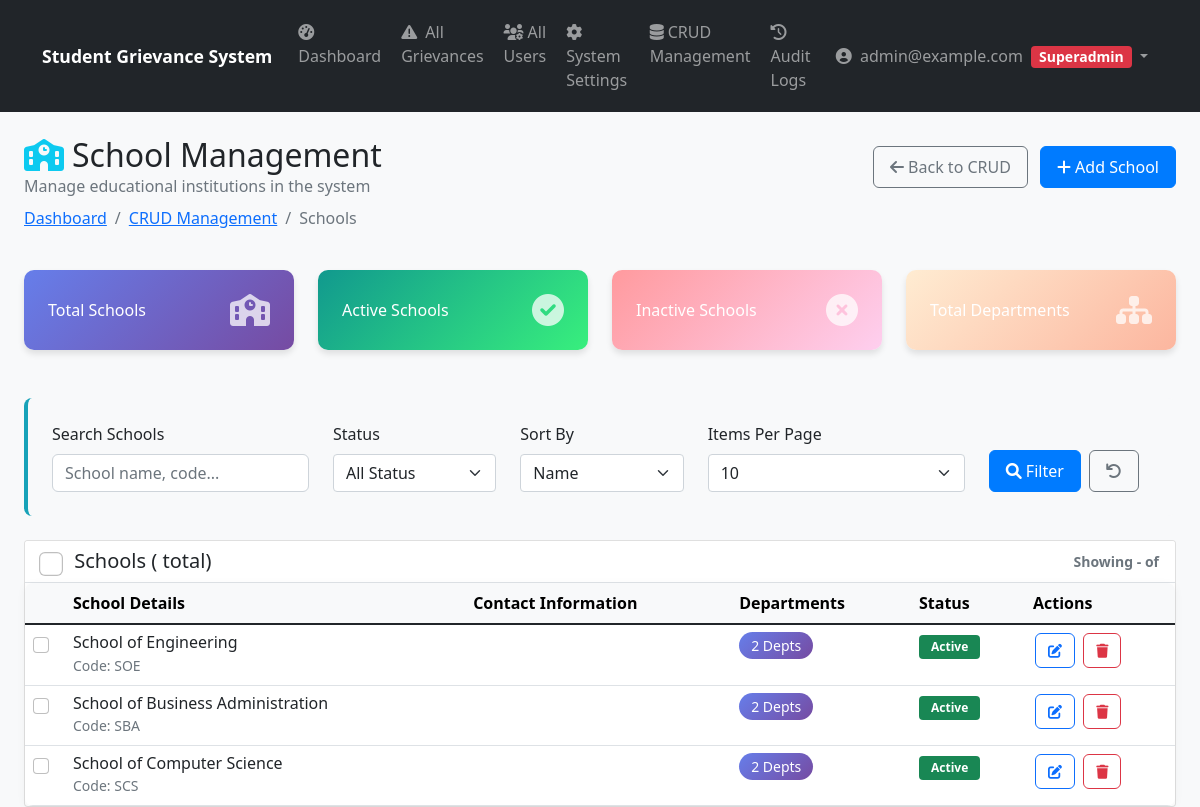
The app's page /api/admin-panel/manage/schools/ (signed in), older data.
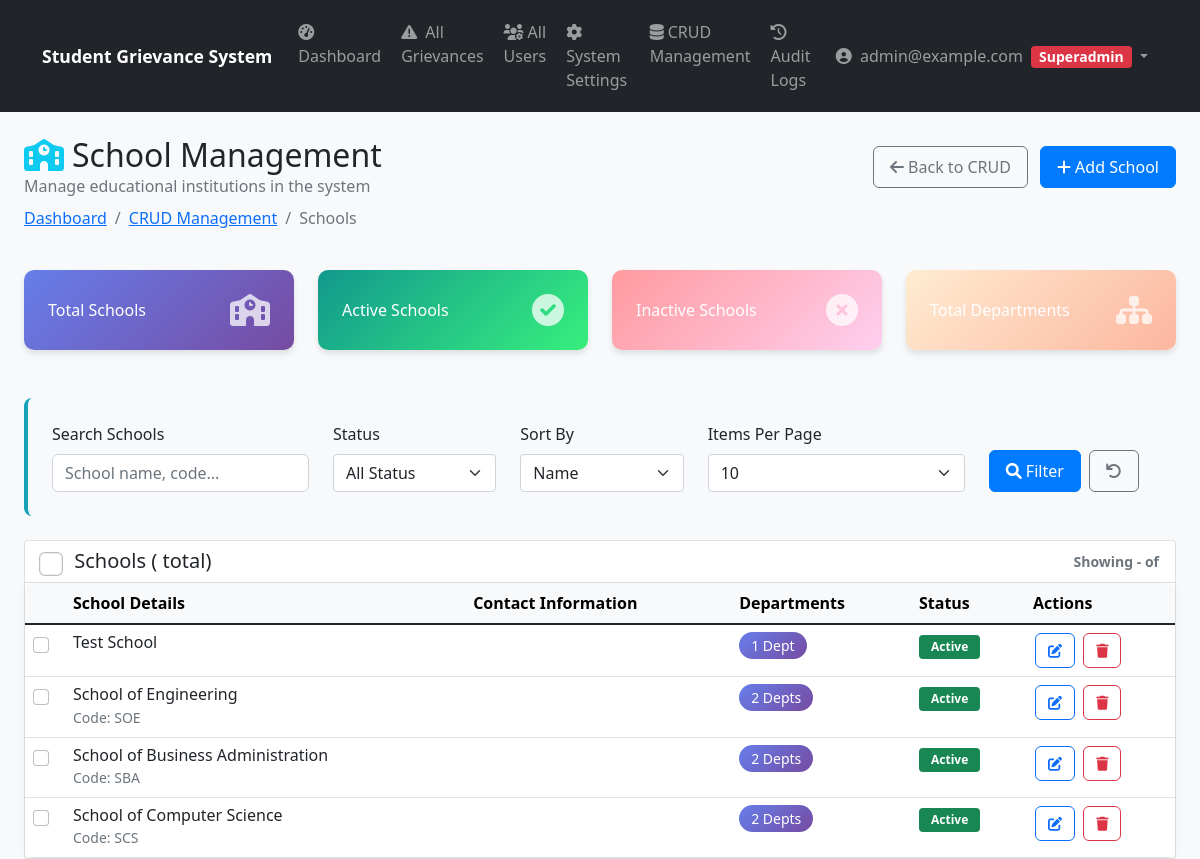
The same page, newer data.
### apps/students/models.py (models this page shows, shortened)
class School(models.Model):
    id = models.AutoField(primary_key=True)  # UUID/Auto Primary key
    name = models.CharField(max_length=200, unique=True)  # Name of the school (unique)
    code = models.CharField(max_length=20, blank=True, null=True, unique=True)  # School code (optional)
    description = models.TextField(blank=True, null=True)  # School description
    address = models.TextField(blank=True, null=True)  # School address
    phone = models.CharField(max_length=15, blank=True, null=True)  # Contact phone
    email = models.EmailField(blank=True, null=True)  # Contact email
    website = models.URLField(blank=True, null=True)  # School website
    established_year = models.IntegerField(blank=True, null=True)  # Year established
    accreditation = models.CharField(max_length=100, blank=True, null=True)  # Accreditation info
    campus_size = models.CharField(max_length=100, blank=True, null=True)  # Campus size
    student_capacity = models.IntegerField(blank=True, null=True)  # Student capacity
    is_active = models.BooleanField(default=True)  # Active status
    created_at = models.DateTimeField(auto_now_add=True)
    updated_at = models.DateTimeField(auto_now=True)
    class Meta:
        verbose_name = "School"
        verbose_name_plural = "Schools"

### apps/admin_panel/views.py (the view)
# urls.py: path('manage/schools/', views.school_management, name='school_management'),
@login_required
def school_management(request):
    if not hasattr(request.user, 'is_admin') or not request.user.is_admin:
        messages.error(request, 'Access denied - Admin privileges required')
        return redirect('authentication:login')
    from apps.students.models import School
    search = request.GET.get('search', '')
    schools = School.objects.all()
    if search:
        schools = schools.filter(name__icontains=search)
    schools = schools.annotate(
        department_count=Count('departments')
    ).order_by('-created_at')
    paginator = Paginator(schools, 10)
    page_number = request.GET.get('page')
    schools = paginator.get_page(page_number)
    context = {
        'schools': schools,
        'search': search,
        'page_title': 'School Management'
    }
    return render(request, 'admin_panel/school_management.html', context)

### apps/authentication/models.py (called while the page is built)
    def get_display_name(self):
        if hasattr(self, 'student_profile') and self.student_profile.name:
            return self.student_profile.name
        return self.email

    @property
    def is_student(self):
        return self.role == 'student'

    @property
    def is_admin(self):
        return self.role in ['admin', 'superadmin', 'officer']

    @property
    def is_superadmin(self):
        return self.role == 'superadmin'

### apps/students/context_processors.py (called while the page is built)
def student_notifications(request):
    if request.user.is_authenticated and request.user.is_student:
        notifications = get_student_notifications(request.user)
        return {
            'student_notifications': notifications,
            'notifications_count': len(notifications)
        }
    return {
        'student_notifications': [],
        'notifications_count': 0
    }

### templates/admin_panel/school_management.html (shortened to what the changed rows need)
{% extends 'base.html' %}
{% load static %}
{% block content %}
<div class="container-fluid">
    <div class="row mb-4">
        <div class="col-12">
            <div class="d-flex justify-content-between align-items-center">
                <div>
                    <h2 class="mb-0">
                        <i class="fas fa-school me-2 text-info"></i>School Management
                    </h2>
                </div>
            </div>
        </div>
    </div>
    {% if schools %}
    <div class="row">
        <div class="col-12">
            <div class="card">
                <div class="card-body p-0">
                    <div class="table-responsive">
                        <table class="table table-hover mb-0">
                            <thead class="table-light">
                                <tr>
                                    <th width="40"></th>
                                    <th>School Details</th>
                                    <th>Contact Information</th>
                                    <th>Departments</th>
                                    <th>Status</th>
                                    <th width="150">Actions</th>
                                </tr>
                            </thead>
                            <tbody>
                                {% for school in schools %}
                                <tr>
                                    <td>
                                        <input type="checkbox" class="form-check-input school-checkbox" value="{{ school.id }}">
                                    </td>
                                    <td>
                                        <div>
                                            <h6 class="mb-0">{{ school.name }}</h6>
                                            {% if school.code %}
                                            <small class="text-muted">Code: {{ school.code }}</small><br>
                                            {% endif %}
                                        </div>
                                    </td>
                                    <td>
                                    </td>
                                    <td>
                                        <span class="department-count">{{ school.departments.count }} Dept{% if school.departments.count != 1 %}s{% endif %}</span>
                                    </td>
                                    <td>
                                        {% if school.is_active %}
                                        <span class="badge bg-success school-badge">Active</span>
                                        {% else %}
                                        <span class="badge bg-secondary school-badge">Inactive</span>
                                        {% endif %}
                                    </td>
                                    <td>
                                        <div class="action-buttons">
                                            <a href="{% url 'admin_panel:school_edit' school.id %}" class="btn btn-sm btn-outline-primary" title="Edit">
                                                <i class="fas fa-edit"></i>
                                            </a>
                                            <button class="btn btn-sm btn-outline-danger delete-btn" data-id="{{ school.id }}" data-name="{{ school.name }}" title="Delete">
                                                <i class="fas fa-trash"></i>
                                            </button>
                                        </div>
                                    </td>
                                </tr>
                                {% endfor %}
                            </tbody>
                        </table>
                    </div>
                </div>
            </div>
        </div>
    </div>
    {% endif %}
</div>
{% endblock %}

Row changes from the older to the newer data that the page shows:
added School: name "Test School", departments.count "1", is_active "Active"
